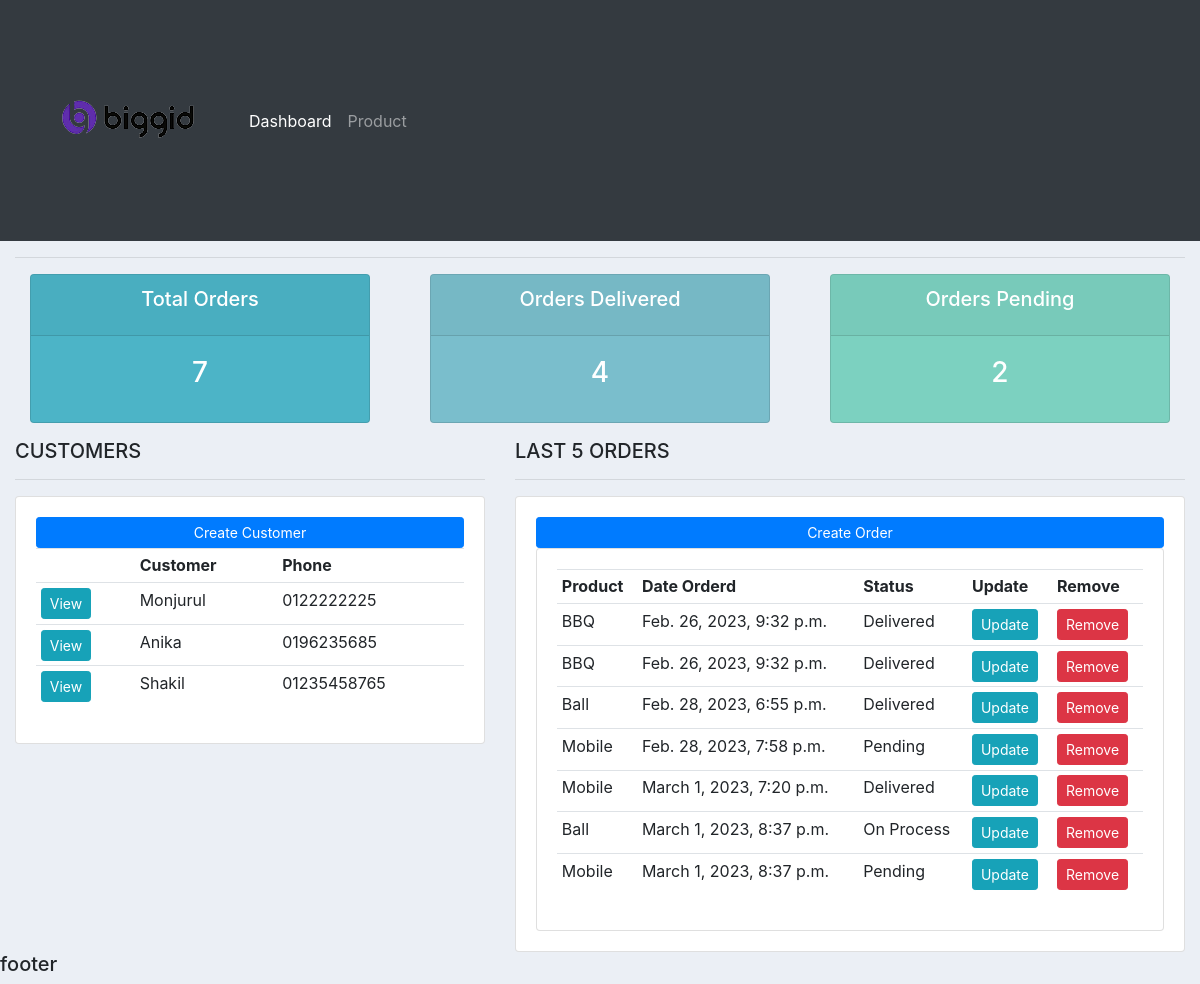
The app's page /, older data.
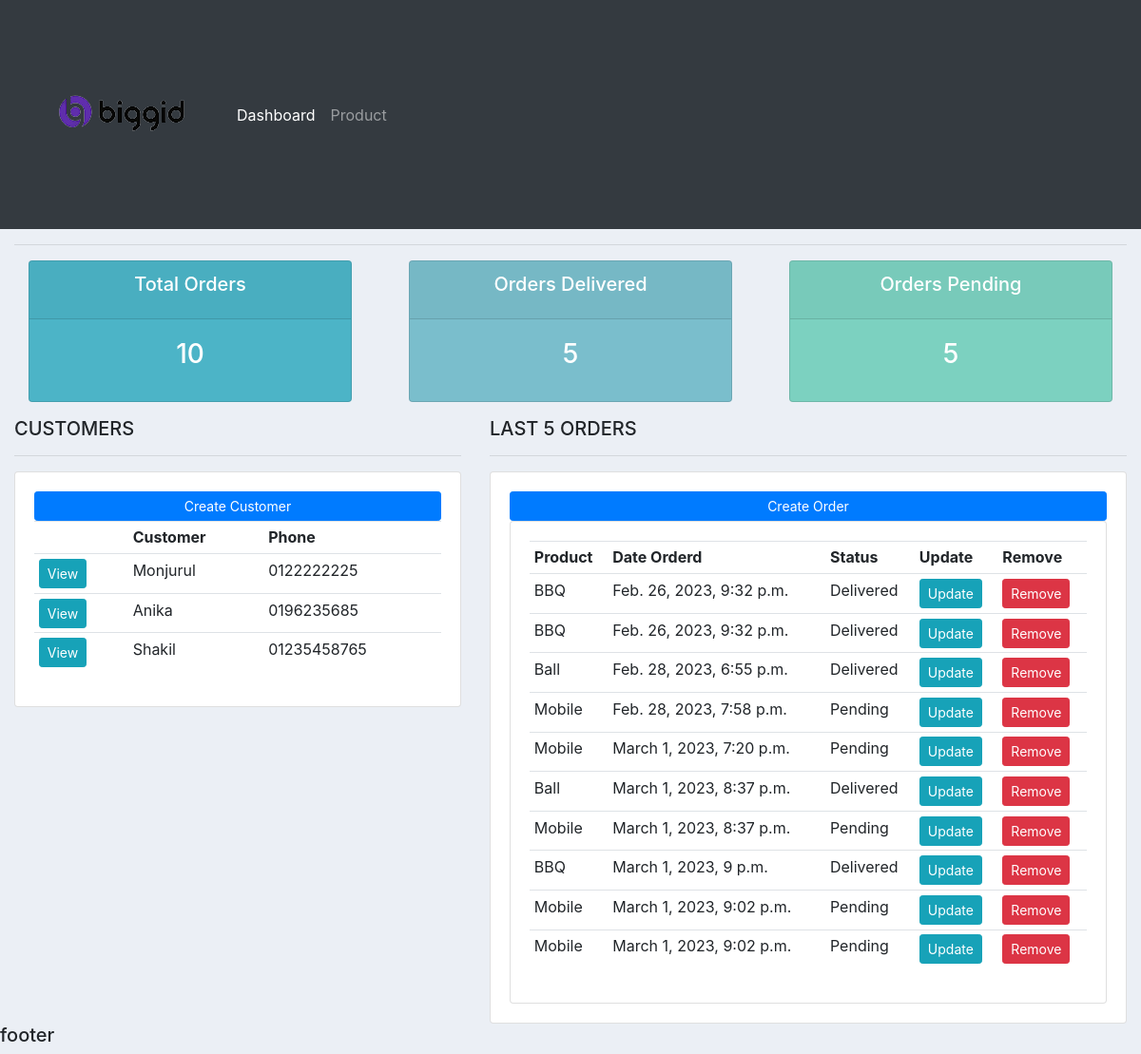
The same page, newer data.
### accounts/models.py (models this page shows, shortened)
class Customer(models.Model):
    name = models.CharField(max_length=200, null=True)
    phone = models.CharField(max_length=200, null=True)
    email = models.CharField(max_length=200, null=True)
    date_created = models.DateTimeField(auto_now_add=True, null=True)

class Order(models.Model):
    STATUS = (
        ('Pending', 'Pending'),
        ('On Process', 'On Process'),
        ('Delivered', 'Delivered'),
    )
    customer = models.ForeignKey(
        Customer, null=True, on_delete=models.SET_NULL)
    product = models.ForeignKey(Product, null=True, on_delete=models.SET_NULL)
    date_created = models.DateTimeField(auto_now_add=True, null=True)
    status = models.CharField(max_length=200, null=True, choices=STATUS)

class Product(models.Model):
    CATEGORY = (
        ('Food', 'Food'),
        ('Outdoor Item', 'Outdoor Item'),
        ('Gadget', 'Gadget'),
    )
    name = models.CharField(max_length=200, null=True)
    price = models.FloatField(null=True)
    category = models.CharField(max_length=200, null=True, choices=CATEGORY)
    Description = models.CharField(max_length=200, null=True, blank=True)
    date_created = models.DateTimeField(auto_now_add=True, null=True)
    tags = models.ManyToManyField(Tag)
    def __str__(self):
        return self.name

### accounts/views.py (the view)
# urls.py: path('', views.home, name='home'),
def home(request):
    customers = Customer.objects.all()
    orders = Order.objects.all()
    total_orders = orders.count()
    total_customers = customers.count()
    delivered = orders.filter(status='Delivered').count()
    pending = orders.filter(status='Pending').count()
    context = {'orders': orders, 'customers': customers,
               'total_orders': total_orders, 'total_customers': total_customers, 'delivered': delivered, 'pending': pending}
    return render(request, 'accounts/dashboard.html', context)

### accounts/templates/accounts/dashboard.html (shortened to what this page needs)
{% extends 'accounts/main.html' %} {% block content %}
<div class="row">
  <div class="col">
    <div class="col-md">
      <div class="card text-center text-white mb-3" id="total-orders">
        <div class="card-header">
          <h5 class="card-title">Total Orders</h5>
        </div>
        <div class="card-body">
          <h3 class="card-title">{{total_orders}}</h3>
        </div>
      </div>
    </div>
  </div>
  <div class="col">
    <div class="col-md">
      <div class="card text-center text-white mb-3" id="orders-delivered">
        <div class="card-header">
          <h5 class="card-title">Orders Delivered</h5>
        </div>
        <div class="card-body">
          <h3 class="card-title">{{delivered}}</h3>
        </div>
      </div>
    </div>
  </div>
  <div class="col">
    <div class="col-md">
      <div class="card text-center text-white mb-3" id="orders-pending">
        <div class="card-header">
          <h5 class="card-title">Orders Pending</h5>
        </div>
        <div class="card-body">
          <h3 class="card-title">{{pending}}</h3>
        </div>
      </div>
    </div>
  </div>
</div>
<div class="row">
  <div class="col-md-5">
    <h5>CUSTOMERS</h5>
    <hr />
    <div class="card card-body">
      <a class="prevent-submit btn btn-primary btn-sm btn-block" href=""
        >Create Customer</a
      >
      <table class="table table-sm">
        <tr>
          <th></th>
          <th>Customer</th>
          <th>Phone</th>
        </tr>
        {% for i in customers %}
        <tr>
          <td>
            <a class="btn btn-sm btn-info" href="{% url 'customer' i.id %}"
              >View</a
            >
          </td>
          <td>{{i.name}}</td>
          <td>{{i.phone}}</td>
        </tr>
        {% endfor %}
      </table>
    </div>
  </div>
  <div class="col-md-7">
    <h5>LAST 5 ORDERS</h5>
    <hr />
    <div class="card card-body">
      <a
        class="prevent-submit btn btn-primary btn-sm btn-block"
        href="{% url 'create_order' %}"
        >Create Order</a
      >
      <div class="card card-body">
        <table class="table table-sm">
          <tr>
            <th>Product</th>
            <th>Date Orderd</th>
            <th>Status</th>
            <th>Update</th>
            <th>Remove</th>
          </tr>
          {% for i in orders %}
          <tr>
            <td>{{i.product}}</td>
            <td>{{i.date_created}}</td>
            <td>{{i.status}}</td>
            <td>
              <a
                class="btn btn-sm btn-info"
                href="{% url 'update_order' i.id %}"
                >Update</a
              >
            </td>
            <td>
              <a
                class="btn btn-sm btn-danger"
                href="{% url 'delete_order' i.id %}"
                >Remove</a
              >
            </td>
          </tr>
          {% endfor %}
        </table>
      </div>
    </div>
  </div>
  {% endblock %}

Row changes from the older to the newer data that the page shows:
changed Order "March 1, 2023, 7:20 p.m.": status "Delivered" → "Pending"
changed Order (number 6 of 10 on the later page): status "On Process" → "Delivered"
added Order: product "BBQ", date_created "March 1, 2023, 9 p.m.", status "Delivered"
added Order: product "Mobile", date_created "March 1, 2023, 9:02 p.m.", status "Pending"
added Order: product "Mobile", date_created "March 1, 2023, 9:02 p.m.", status "Pending"
Text that changed along with them:
{{ total_orders }}: "7" → "10"
{{ delivered }}: "4" → "5"
{{ pending }}: "2" → "5"
